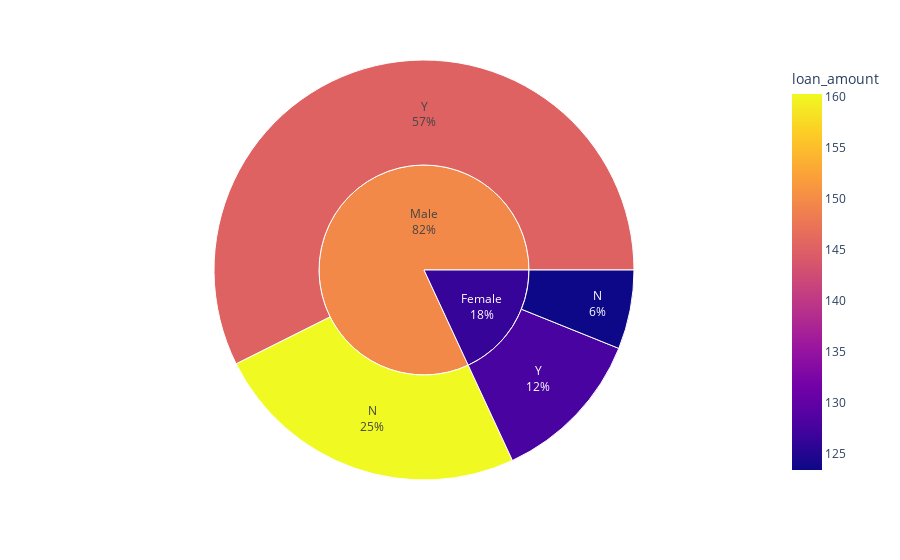

Notebook code cell kept with this figure:
### Markdown cell above
Comparison between Genders in getting the Loan shows that a Male Individual has more chance of repaying the Loan.

Comparison between Married Status in getting the Loan shows that a Married Individual has more chance of repaying the Loan.
   
Comparison between Education Status of an Individual in getting the Loan shows that a Graduate Individual has more chance of repaying the Loan.
    
Comparison between Self-Employed or Not in getting the Loan shows that Not Self-Employed has more chance of repaying the Loan.

Comparison between Credit History for getting the Loan shows that an individual with a credit history has more chance of repaying the Loan.
    
Comparison between Property Area for getting the Loan shows that People living in Semi-Urban Area have more chance to repay the Loan.

### Code cell
fig = px.sunburst( data_frame=df,path=['gender','loan_status'], color='loan_amount')

fig.update_traces(textinfo='label+percent entry', insidetextorientation='horizontal')
fig.show()

# try this code to see if it works. Can you fix it
#I don't see anything wrong with the plot except for the labels, I have fixed that. I also added the percentage display

### Figure 1 — Plotly figure (JSON) as saved in the notebook; plotly's stock layout.template omitted (floating-point values rounded to 4 significant figures)
{"data": [{"branchvalues": "total", "customdata": [[123.4], [160.3], [127.8], [145.3], [126.3], [149.8]], "domain": {"x": [0, 1], "y": [0, 1]}, "hovertemplate": "labels=%{label}<br>count=%{value}<br>parent=%{parent}<br>id=%{id}<br>loan_amount=%{color}<extra></extra>", "ids": ["Female/N", "Male/N", "Female/Y", "Male/Y", "Female", "Male"], "insidetextorientation": "horizontal", "labels": ["N", "N", "Y", "Y", "Female", "Male"], "marker": {"coloraxis": "coloraxis", "colors": [123.4, 160.3, 127.8, 145.3, 126.3, 149.8]}, "name": "", "parents": ["Female", "Male", "Female", "Male", "", ""], "textinfo": "label+percent entry", "type": "sunburst", "values": [33, 133, 65, 311, 98, 444]}], "layout": {"coloraxis": {"colorbar": {"title": {"text": "loan_amount"}}, "colorscale": [[0, "#0d0887"], [0.1111, "#46039f"], [0.2222, "#7201a8"], [0.3333, "#9c179e"], [0.4444, "#bd3786"], [0.5556, "#d8576b"], [0.6667, "#ed7953"], [0.7778, "#fb9f3a"], [0.8889, "#fdca26"], [1, "#f0f921"]]}, "legend": {"tracegroupgap": 0}, "margin": {"t": 60}}}
